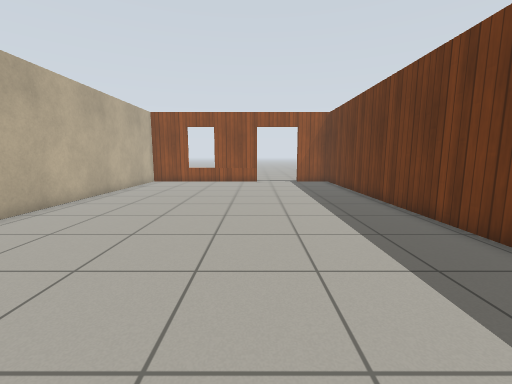
[1] (above)

18 first-person views from a walk through a robot-simulator world made for Gazebo. The camera is 0.94 m above the floor, tilts 8° down and sees 90° across. The floor is counted in squares, 0.5 m on a side. Each view is taken from the middle of a square. On the plan, view 1 faces up. The plan holds only what a view shows up to about 15 squares ahead; the rest is blank. The place goes on beyond the plan. Robots are left out. Gazebo's built-in surfaces are drawn with simple patterns.

[2]
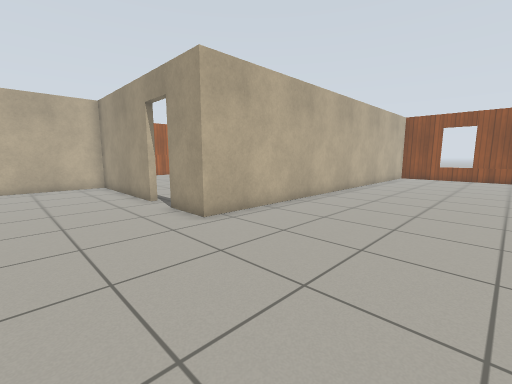

[3]
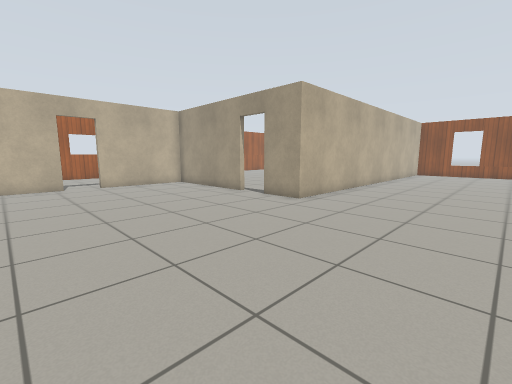

[4]
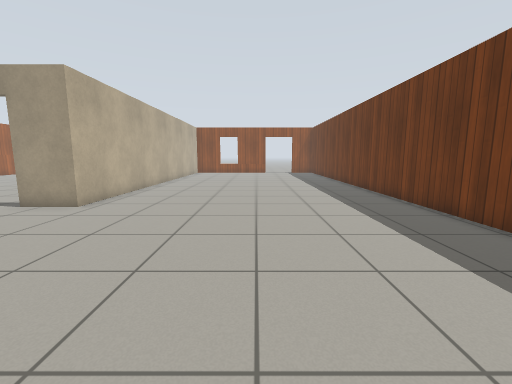

[5]
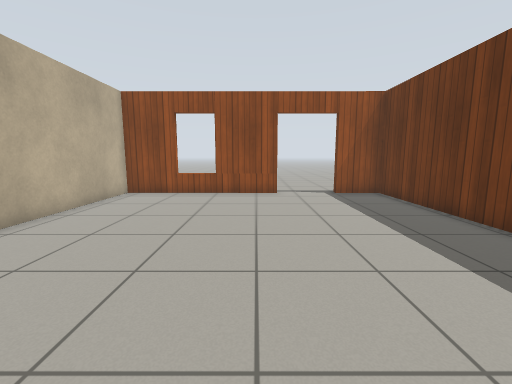

[6]
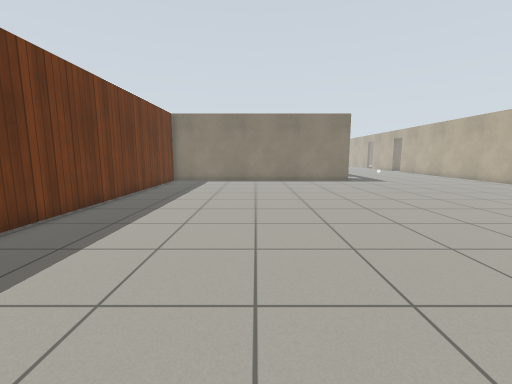

[7]
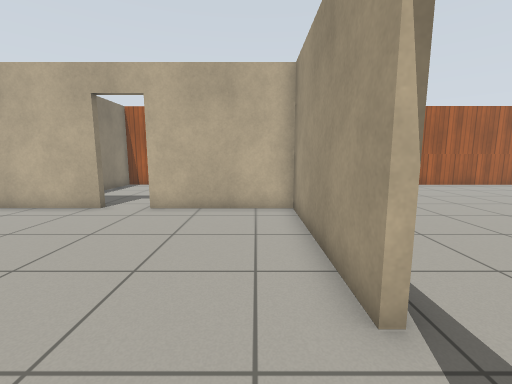

[8]
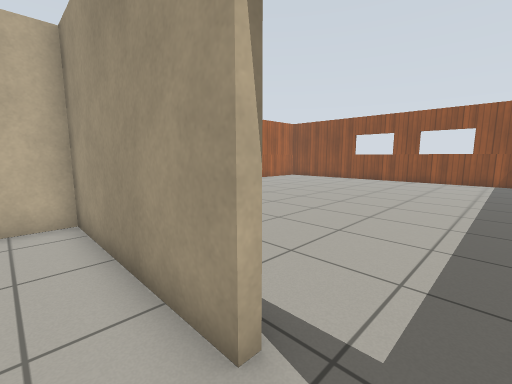

[9]
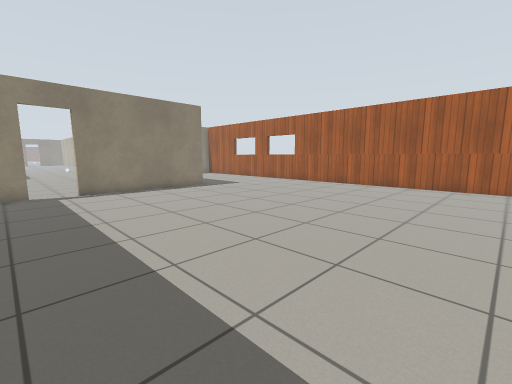

[10]
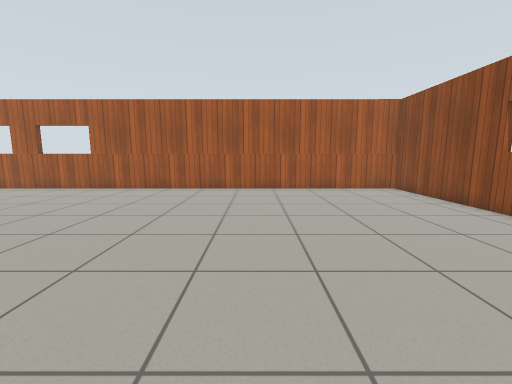

[11]
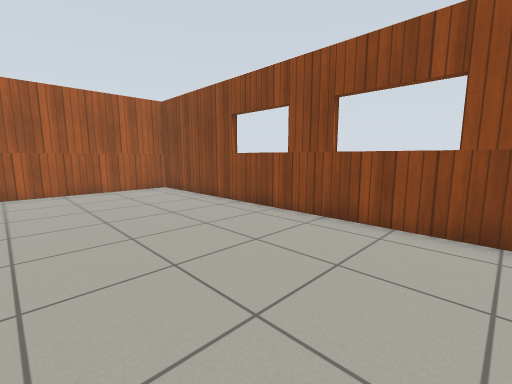

[12]
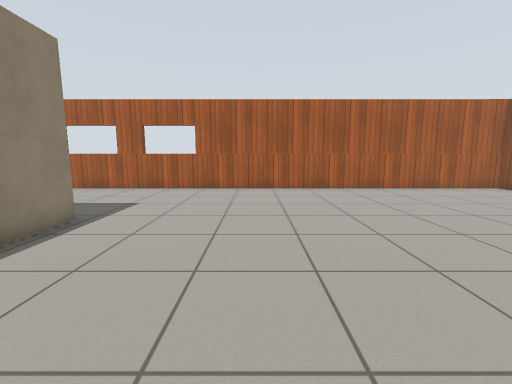

[13]
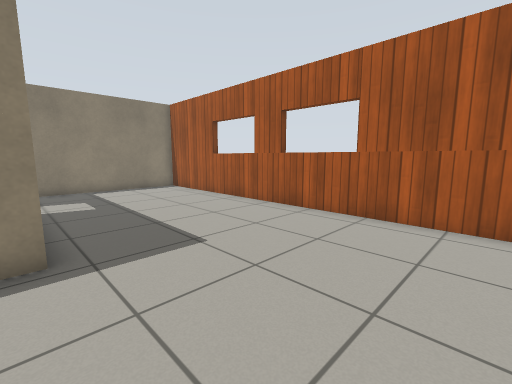

[14]
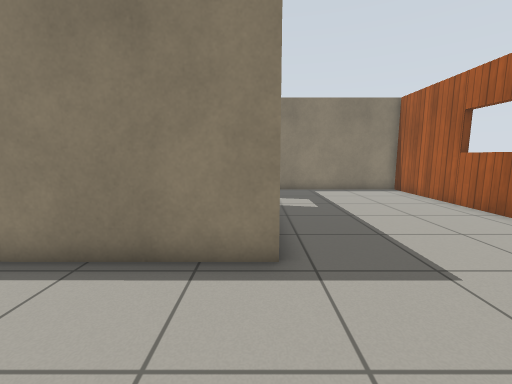

[15]
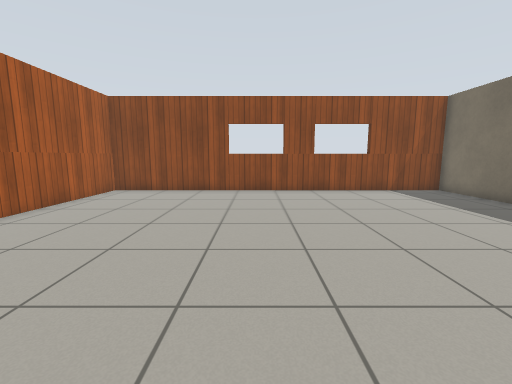

[16]
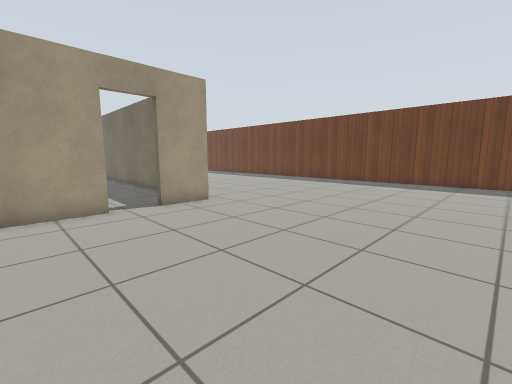

[17]
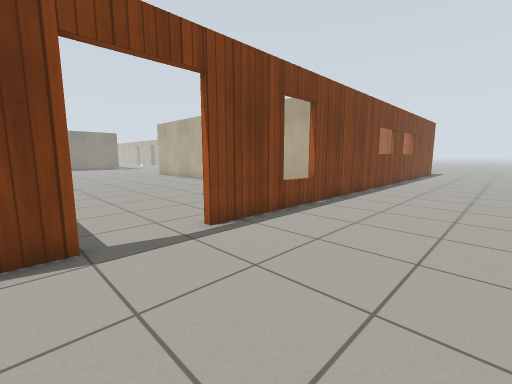

[18]
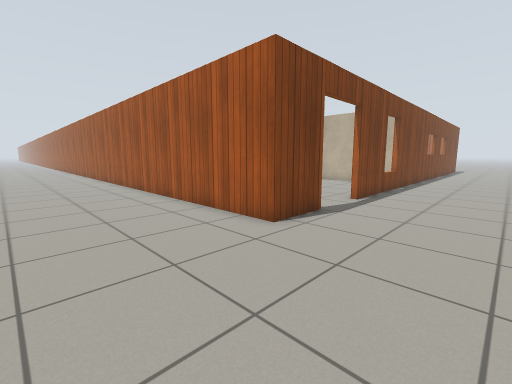

### Floor plan
Points are (right, up) in squares from view 1. A wall is a line through its corners. A room is listed if a view was taken in it or the views show most of it. See-through windows are left out.
Room 1 (views 1, 2, 3, 4, 5, 6, 7, 8, 16)
walls: (-11.6, -0.7) (-18.1, -0.7) (-18.1, -5.9); (5.3, -10.4) (5.3, 19) (3, 19); (-18.1, -7.6) (-18.1, -10.5); (0.1, 19) (-7.6, 19) (-7.6, -0.7) (-9.8, -0.7)
ways out: open door at (-18, -6.5) to room 2; open door at (-10.5, -0.5) to room 2; open door at (1.5, 19) to room 3
Room 2 (views 9, 10, 11, 12, 13, 14, 15)
walls: (-18.5, -0.4) (-11.6, -0.4); (-7.9, 3.7) (-7.9, 5.6); (-9.8, -0.4) (-8.9, -0.4); (-7.9, 15) (-7.9, 19) (-25.8, 19.1) (-25.8, -10.3) (-19.2, -10.3)
ways out: open door at (-18, -6.5) to room 1; open door at (-10.5, -0.5) to room 1
Room 3 (views 17, 18)
walls: (-11.9, 19.3) (0.1, 19.3); (3, 19.3) (5.6, 19.3) (5.6, 7.7)
ways out: open door at (1.5, 19) to room 1

Positions as (right, up) in squares from view 1, and headings:
1: (0, 0), facing up
2: (-1, -5), facing up-left
3: (-1, -10), facing up-left
4: (-1, -10), facing up
5: (-1, 6), facing up
6: (-1, 5), facing down
7: (-9, -2), facing left
8: (-10, -2), facing up-left
9: (-9, 14), facing down-left
10: (-11, 11), facing left
11: (-11, 12), facing up-left
12: (-11, 5), facing left
13: (-18, 5), facing down-left
14: (-18, 4), facing down
15: (-18, 5), facing up
16: (-14, -10), facing up-right
17: (4, 25), facing down-left
18: (11, 24), facing down-left
